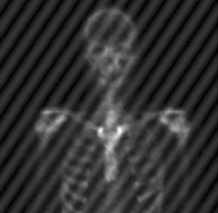
%> input picture skel.png, 218 x 213 px
$ octave dimp_10_frequency_domain.m   (GNU Octave 9; MATLAB toolbox functions it lacks are replaced by stand-ins)
%> lines starting %> are read from the running program, lines starting %| are printed output that depends on the picture
[x, y] = meshgrid(linspace(0, 500), linspace(0, 500));

A = imread("skel.png");
%> A is the input picture: size 213x218 uint8; min 0, max 250, mean 49.1
A = im2gray(A);

surf(A, 'EdgeColor', 'none', 'FaceLighting','gouraud', 'FaceColor', [0.5 0.5 0.5])
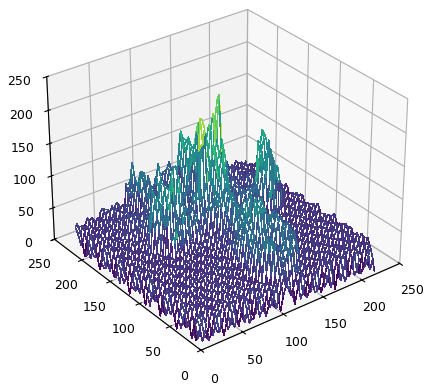
%> figure redrawn from the program's plot data

F = fft2(A);

F2 =  log(abs(fftshift(F)));
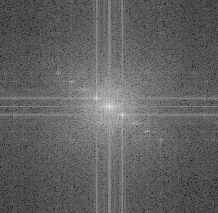
%> F2: size 213x218 double; min -0.0759, max 14.64, mean 5.56; drawn with min black and max white

figure()
surf(F2, 'EdgeColor','texturemap', 'FaceLighting','gouraud')
%> (this line was passed over: surf is not available in this run)
